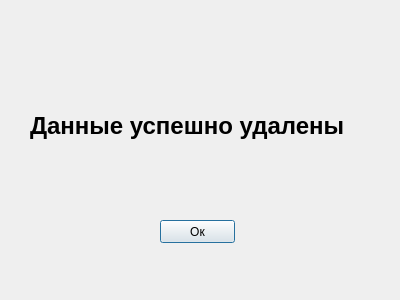
<?xml version="1.0" encoding="UTF-8"?>
<ui version="4.0">
 <class>Dialog</class>
 <widget class="QDialog" name="Dialog">
  <property name="geometry">
   <rect>
    <x>0</x>
    <y>0</y>
    <width>400</width>
    <height>300</height>
   </rect>
  </property>
  <property name="minimumSize">
   <size>
    <width>400</width>
    <height>300</height>
   </size>
  </property>
  <property name="maximumSize">
   <size>
    <width>400</width>
    <height>300</height>
   </size>
  </property>
  <property name="windowTitle">
   <string>Password Saver - Данные успешно удалены</string>
  </property>
  <widget class="QPushButton" name="pushButton">
   <property name="geometry">
    <rect>
     <x>160</x>
     <y>220</y>
     <width>75</width>
     <height>23</height>
    </rect>
   </property>
   <property name="text">
    <string>Ок</string>
   </property>
  </widget>
  <widget class="QLabel" name="label_3">
   <property name="geometry">
    <rect>
     <x>30</x>
     <y>110</y>
     <width>341</width>
     <height>31</height>
    </rect>
   </property>
   <property name="font">
    <font>
     <pointsize>18</pointsize>
     <weight>75</weight>
     <bold>true</bold>
    </font>
   </property>
   <property name="text">
    <string>Данные успешно удалены</string>
   </property>
  </widget>
 </widget>
 <resources/>
 <connections/>
</ui>
